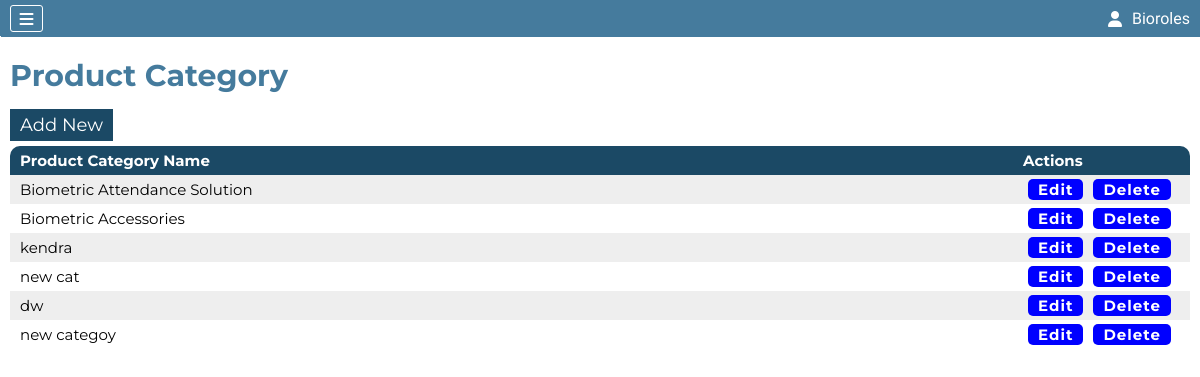
Page /PCategory.php (signed in) on the committed database.
### tables this page shows
CREATE TABLE `company` (
  `Company_Id` int(11) NOT NULL AUTO_INCREMENT,
  `userId` int(11) NOT NULL DEFAULT 0,
  `Admin_Type` int(11) NOT NULL DEFAULT 2,
  `Active_Status` int(11) NOT NULL DEFAULT 1,
  `Approvel` int(11) DEFAULT 0,
  `Company_Code` int(11) NOT NULL,
  `Company_Name` varchar(100) NOT NULL,
  `Company_Phone` varchar(10) NOT NULL,
  `Company_Email` varchar(50) NOT NULL,
  `Company_Address` varchar(300) NOT NULL,
  `Company_Username` varchar(25) NOT NULL,
  `Company_Password` varchar(100) NOT NULL,
  `Company_GST` varchar(25) DEFAULT '',
  `Company_PAN` varchar(15) DEFAULT '',
  `Company_TAN` varchar(15) DEFAULT '',
  `Company_Licence` varchar(15) DEFAULT '',
  `Company_Registration` varchar(25) DEFAULT '',
  PRIMARY KEY (`Company_Id`),
  UNIQUE KEY `Company_Username` (`Company_Username`)
);

CREATE TABLE `pro_category` (
  `P_Category_Id` int(11) NOT NULL AUTO_INCREMENT,
  `P_Category_Name` varchar(100) NOT NULL,
  `P_Category_Image` varchar(100) NOT NULL,
  PRIMARY KEY (`P_Category_Id`)
);

### PCategory.php (the view, shortened to what this page needs)
<?php include "conn.php" ?>
<?php include "./components/header.php" ?>
<section class="PCategoryPage">
    <h2>Product Category</h2>
    <div class="crudBtn">
        <div class="add">
            <a href="addPCategoryForm.php">Add New</a>
        </div>
    </div>
    <div class="PCategoryContainer">
        <table>
            <thead>
                <tr>
                    <th>Product Category Name</th>
                    <th>Actions</th>
                </tr>
            </thead>
            <tbody>
                <?php
                $nsql="select * from pro_category";
                $result=mysqli_query($conn,$nsql);
                if(mysqli_num_rows($result)>0){
                    while($row=mysqli_fetch_assoc($result)){
                ?>
                <tr>
                    <td><?php echo $row['P_Category_Name'] ?></td>
                    <td><a href="updatePCategoryForm.php?pcid=<?php echo $row['P_Category_Id'] ?>">Edit</a><a href="PCategory.php?dpcid=<?php echo $row['P_Category_Id'] ?>">Delete</Button></a>
                </tr>
                <?php
                    }
                }else{
                ?>
                <tr>
                    <td colspan="5" style="text-align:center;font-size:20px">No Product Added</td>
                </tr>
                <?php
                }
                ?>
            </tbody>
        </table>
    </div>
</section>
<?php include "./components/footer.php" ?>

### components/header.php (shortened to what this page needs)
<?php
include "conn.php";
?>
<!DOCTYPE html>
<html lang="en">
<head>
    <link rel="stylesheet" href="./style/dashboard.css">
    <link rel="stylesheet" href="./style/buyProduct.css">
    <link rel="stylesheet" href="./style/buyProductForm.css">
    <link rel="stylesheet" href="./style/header.css">
    <link rel="stylesheet" href="./style/profile.css">
    <link rel="stylesheet" href="./style/header.css">
    <link rel="stylesheet" href="./style/company.css">
    <link rel="stylesheet" href="./style/updateCompanyForm.css">
    <link rel="stylesheet" href="./style/branch.css">
    <link rel="stylesheet" href="./style/updateBranchForm.css">
    <link rel="stylesheet" href="./style/category.css">
    <link rel="stylesheet" href="./style/addCategoryForm.css">
    <link rel="stylesheet" href="./style/updateCategoryForm.css">
    <link rel="stylesheet" href="./style/product.css">
    <link rel="stylesheet" href="./style/addProductForm.css">
    <link rel="stylesheet" href="./style/updateProductForm.css">
    <link rel="stylesheet" href="./style/myBranch.css">
    <link rel="stylesheet" href="./style/addMyBranchForm.css">
    <link rel="stylesheet" href="./style/updateMyBranchForm.css">
    <link rel="stylesheet" href="./style/updateMyBranchForm.css">
    <link rel="stylesheet" href="./style/PCategory.css">
    <link rel="stylesheet" href="./style/addPCategoryForm.css">
    <link rel="stylesheet" href="./style/updatePCategoryForm.css">
    <link rel="stylesheet" href="./style/orders.css">
    <link rel="stylesheet" href="./style/myOrders.css">
    <link rel="stylesheet" href="./style/cancelReason.css">
    <link rel="stylesheet" href="./style/product-category.css">
    <link rel="stylesheet" href="https://cdnjs.cloudflare.com/ajax/libs/font-awesome/6.4.0/css/all.min.css"
 />
</head>
<body>
    <header class="headerContainer">
        <div class="hamburger">
            <i class="fa-solid fa-bars"></i>
        </div>
        <?php
        if (isset($_SESSION['Company_Id'])) {
            $hcid = $_SESSION['Company_Id'];
            $hcSql = "select `Company_Name`,`Admin_Type` from company where `Company_Id`=$hcid";
            $hcResult = mysqli_query($conn, $hcSql);
            $hcRow = mysqli_fetch_assoc($hcResult);
        } elseif (isset($_SESSION['User_Id'])) {
            $huid = $_SESSION['User_Id'];
            $huSql = "select `Username`,`User_Permission` from users where `User_Id`=$huid";
            $huResult = mysqli_query($conn, $huSql);
            $huRow = mysqli_fetch_assoc($huResult);
        }
        ?>
        <div class="helloCompany" id="helloCompany">
            <i class="fa-solid fa-user"></i>
            <div>
                <?php echo isset($hcRow['Company_Name']) ? $hcRow['Company_Name'] : $huRow['Username'] ?>
            </div>
        </div>
    </header>
    <section class="mainContainer">

### style/buyProduct.css (style rules this page uses)
body { background: #e7e6e6; }

### style/header.css (style rules this page uses)
* { margin: 0; padding: 0; box-sizing: border-box; }
.headerContainer { display: flex; justify-content: space-between; background-color: #457b9d ; padding: 5px 10px; font-family: 'Ubuntu', sans-serif; }
.headerContainer .hamburger { display: flex; justify-content: space-evenly; align-items: center; padding: 2px; border: 1px solid rgb(255, 255, 255); width: 33px; height: 27px; border-radius: 3px; transition-duration: 0.2s; }
.headerContainer .helloCompany { display: flex; justify-content: space-evenly; align-items: center; width: fit-content; cursor: pointer; transition-duration: 0.2s; color: white; }
.headerContainer .helloCompany div { margin-left: 10px; }
.mainContainer { display: flex; }
i.fa-solid.fa-bars { color: white; }
i.fa-solid.fa-user { margin-left: -3px; }

### style/company.css (style rules this page uses)
body { background: #e7e6e6; }
table td a { margin: 0px 5px; background-color: blue; color: white; padding: 1px 10px; font-weight: bold; letter-spacing: 1px; text-decoration: none; border-radius: 5px; }
table { border-collapse: collapse; border-spacing: 0; border-radius: 12px 12px 0px 0px; box-shadow: 0 12px 5pxrgba(32, 32, 32, .3); }
th { border-spacing: none; background: #1b4965; color: white; border-radius: none; }
tr:nth-child(odd) { background-color: #eeeeee }

### style/updateCompanyForm.css (style rules this page uses)
body { background: #e7e6e6; }

### style/branch.css (style rules this page uses)
body { background: #e7e6e6; }

### style/category.css (style rules this page uses)
body { background: #e7e6e6; }

### style/addCategoryForm.css (style rules this page uses)
body { background: #e7e6e6; }

### style/updateCategoryForm.css (style rules this page uses)
body { background: #e7e6e6; }

### style/product.css (style rules this page uses)
body { background: #e7e6e6; }

### style/addProductForm.css (style rules this page uses)
body { background: #ffffff; }

### style/myBranch.css (style rules this page uses)
body { background: #e7e6e6; }

### style/addMyBranchForm.css (style rules this page uses)
body { background: #e7e6e6; }

### style/updateMyBranchForm.css (style rules this page uses)
body { background: #e7e6e6; }

### style/PCategory.css (style rules this page uses)
body { background: #e7e6e6; }
.PCategoryPage { font-family: 'Montserrat', sans-serif; width: 100%; min-height: 750px; padding: 10px; }
.PCategoryPage h2 { font-size: 30px; margin: 10px 0px; color: #457b9d; font-weight: 700; }
.PCategoryPage .crudBtn { display: flex; justify-content: space-between; padding: 10px 0px; }
.PCategoryPage .crudBtn .add a { padding: 5px 10px; background-color:#1b4965; color: white; border: 0; font-size: 18px; text-decoration: none; transition-duration: 0.2s; }
.PCategoryPage .PCategoryContainer { background-color: white; border-radius: 10px; overflow: auto; }
.PCategoryPage .PCategoryContainer table { width: 100%; padding: 10px; }
.PCategoryPage .PCategoryContainer table th { text-align: left; font-size: 15px; padding: 5px 10px; }
.PCategoryPage .PCategoryContainer table td { font-size: 15px; padding: 5px 10px; }
.PCategoryPage .PCategoryContainer table td a { margin: 0px 5px; }
.PCategoryPage .PCategoryContainer table td:last-child,.PCategoryPage .PCategoryContainer table th:last-child { text-align: left; width: 15%; }

### style/addPCategoryForm.css (style rules this page uses)
body { background: #e7e6e6; }

### style/myOrders.css (style rules this page uses)
body { background: #e7e6e6; }

### style/product-category.css (style rules this page uses)
body { background: #ffffff; }

### rows in the picture
company: Company_Name "Bioroles"
pro_category: P_Category_Name "Biometric Attendance Solution"
pro_category: P_Category_Name "Biometric Accessories"
pro_category: P_Category_Name "kendra"
pro_category: P_Category_Name "new cat"
pro_category: P_Category_Name "dw"
pro_category: P_Category_Name "new categoy"
